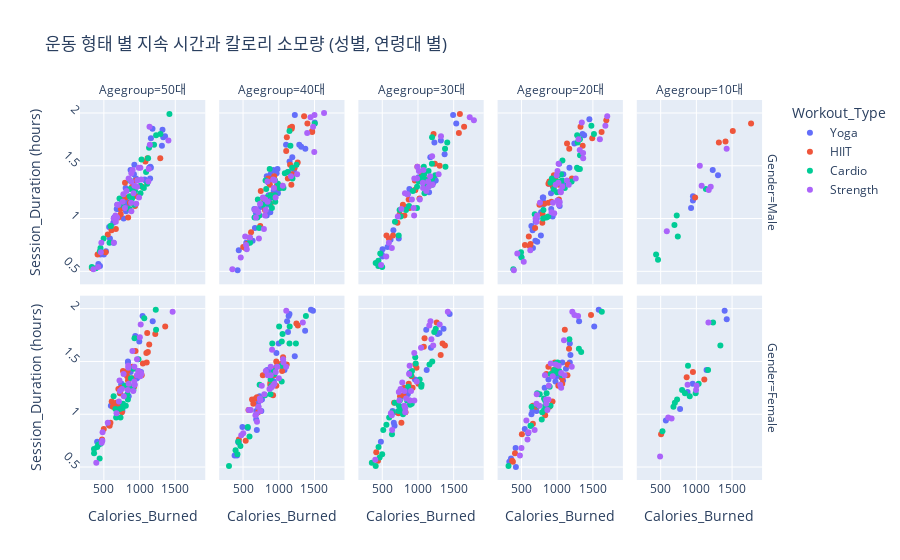

The code cell stored with this chart in its notebook:
### Code cell
# 위 산점도를 성별과 연령대 별로 나눈 산점도
fig = px.scatter(gym_df, x='Calories_Burned', y='Session_Duration (hours)', 
                 color='Workout_Type', facet_row='Gender', facet_col='Agegroup', 
                 title="운동 형태 별 지속 시간과 칼로리 소모량 (성별, 연령대 별)")
# y축 라벨 회전 설정 (예: 45도)
fig.update_yaxes(tickangle=45)
fig.show()

### Figure 1 — Plotly figure (JSON) as saved in the notebook; plotly's stock layout.template omitted (floating-point values rounded to 4 significant figures)
{"data": [{"hovertemplate": "Workout_Type=Yoga<br>Gender=Male<br>Agegroup=50대<br>Calories_Burned=%{x}<br>Session_Duration (hours)=%{y}<extra></extra>", "legendgroup": "Yoga", "marker": {"color": "#636efa", "symbol": "circle"}, "mode": "markers", "name": "Yoga", "orientation": "v", "showlegend": true, "x": [1313.0, 805.0, 1357.0, 446.0, 500.0, 811.0, 451.0, 1151.0, 574.0, 813.0, 707.0, 1071.0, 680.0, 632.0, 1136.0, 874.0, 585.0, 1321.0, 810.0, 639.0, 927.0, 1084.0, 1332.0, 529.0, 830.0, 789.0, 1158.0, 753.0, 688.0, 796.0, 777.0, 950.0, 423.0, 645.0, 1148.0, 1159.0, 1181.0, 637.0, 815.0, 921.0], "xaxis": "x6", "y": [1.69, 1.29, 1.78, 0.55, 0.66, 1.17, 0.66, 1.49, 0.92, 1.08, 1.09, 1.37, 1.09, 0.96, 1.48, 1.46, 0.81, 1.84, 1.07, 1.0, 1.51, 1.36, 1.77, 0.69, 1.14, 1.19, 1.48, 1.17, 1.13, 1.14, 1.0, 1.38, 0.57, 1.01, 1.38, 1.76, 1.85, 0.77, 1.09, 1.42], "yaxis": "y6", "type": "scatter"}, {"hovertemplate": "Workout_Type=Yoga<br>Gender=Male<br>Agegroup=40대<br>Calories_Burned=%{x}<br>Session_Duration (hours)=%{y}<extra></extra>", "legendgroup": "Yoga", "marker": {"color": "#636efa", "symbol": "circle"}, "mode": "markers", "name": "Yoga", "orientation": "v", "showlegend": false, "x": [962.0, 864.0, 744.0, 424.0, 858.0, 1503.0, 1214.0, 886.0, 925.0, 832.0, 970.0, 440.0, 995.0, 545.0, 658.0, 1151.0, 1133.0, 868.0, 1314.0, 851.0, 831.0, 1287.0, 881.0, 856.0, 1225.0, 988.0, 929.0, 982.0, 1372.0, 666.0, 747.0, 876.0, 1102.0, 1189.0, 634.0, 681.0], "xaxis": "x7", "y": [1.45, 1.18, 1.13, 0.51, 1.22, 1.91, 1.46, 1.42, 1.46, 1.4, 1.43, 0.7, 1.28, 0.77, 1.09, 1.54, 1.44, 1.37, 1.68, 1.13, 1.03, 1.7, 1.06, 1.34, 1.98, 1.24, 1.26, 1.47, 1.66, 0.91, 1.11, 1.06, 1.7, 1.58, 0.79, 1.05], "yaxis": "y7", "type": "scatter"}, {"hovertemplate": "Workout_Type=Yoga<br>Gender=Male<br>Agegroup=30대<br>Calories_Burned=%{x}<br>Session_Duration (hours)=%{y}<extra></extra>", "legendgroup": "Yoga", "marker": {"color": "#636efa", "symbol": "circle"}, "mode": "markers", "name": "Yoga", "orientation": "v", "showlegend": false, "x": [880.0, 1373.0, 842.0, 1075.0, 616.0, 1009.0, 500.0, 574.0, 1155.0, 731.0, 1492.0, 1321.0, 1173.0, 1216.0, 1249.0, 1536.0, 504.0, 859.0, 494.0, 656.0, 1230.0], "xaxis": "x8", "y": [1.28, 1.61, 1.11, 1.33, 0.8, 1.39, 0.64, 0.73, 1.25, 0.81, 1.98, 1.74, 1.58, 1.34, 1.36, 1.9, 0.71, 1.23, 0.66, 0.89, 1.72], "yaxis": "y8", "type": "scatter"}, {"hovertemplate": "Workout_Type=Yoga<br>Gender=Male<br>Agegroup=20대<br>Calories_Burned=%{x}<br>Session_Duration (hours)=%{y}<extra></extra>", "legendgroup": "Yoga", "marker": {"color": "#636efa", "symbol": "circle"}, "mode": "markers", "name": "Yoga", "orientation": "v", "showlegend": false, "x": [1195.0, 721.0, 772.0, 917.0, 804.0, 805.0, 799.0, 1241.0, 772.0, 496.0, 715.0, 1356.0, 699.0, 639.0, 937.0, 656.0, 1028.0, 661.0, 1086.0, 1172.0, 802.0, 775.0, 695.0, 1378.0, 885.0, 1451.0, 1031.0, 944.0, 914.0, 1104.0, 1035.0], "xaxis": "x9", "y": [1.35, 0.78, 0.84, 1.09, 1.16, 1.2, 1.2, 1.71, 1.15, 0.64, 1.0, 1.8, 0.97, 0.93, 1.02, 0.89, 1.52, 0.72, 1.42, 1.48, 1.13, 1.06, 0.79, 1.79, 1.33, 1.94, 1.15, 1.3, 1.24, 1.32, 1.12], "yaxis": "y9", "type": "scatter"}, {"hovertemplate": "Workout_Type=Yoga<br>Gender=Male<br>Agegroup=10대<br>Calories_Burned=%{x}<br>Session_Duration (hours)=%{y}<extra></extra>", "legendgroup": "Yoga", "marker": {"color": "#636efa", "symbol": "circle"}, "mode": "markers", "name": "Yoga", "orientation": "v", "showlegend": false, "x": [1303.0, 926.0, 952.0, 1229.0, 952.0], "xaxis": "x10", "y": [1.41, 1.1, 1.21, 1.46, 1.17], "yaxis": "y10", "type": "scatter"}, {"hovertemplate": "Workout_Type=Yoga<br>Gender=Female<br>Agegroup=50대<br>Calories_Burned=%{x}<br>Session_Duration (hours)=%{y}<extra></extra>", "legendgroup": "Yoga", "marker": {"color": "#636efa", "symbol": "circle"}, "mode": "markers", "name": "Yoga", "orientation": "v", "showlegend": false, "x": [848.0, 1021.0, 666.0, 598.0, 567.0, 876.0, 714.0, 838.0, 724.0, 1042.0, 940.0, 718.0, 768.0, 737.0, 743.0, 1184.0, 837.0, 983.0, 749.0, 965.0, 406.0, 996.0, 760.0], "xaxis": "x", "y": [1.17, 1.4, 1.08, 1.08, 0.9, 1.4, 1.03, 1.49, 1.2, 1.93, 1.74, 1.1, 1.08, 1.03, 1.28, 1.88, 1.5, 1.41, 1.29, 1.34, 0.74, 1.69, 1.03], "yaxis": "y", "type": "scatter"}, {"hovertemplate": "Workout_Type=Yoga<br>Gender=Female<br>Agegroup=40대<br>Calories_Burned=%{x}<br>Session_Duration (hours)=%{y}<extra></extra>", "legendgroup": "Yoga", "marker": {"color": "#636efa", "symbol": "circle"}, "mode": "markers", "name": "Yoga", "orientation": "v", "showlegend": false, "x": [1080.0, 1129.0, 1369.0, 1479.0, 837.0, 1150.0, 967.0, 686.0, 959.0, 1224.0, 713.0, 832.0, 764.0, 1451.0, 440.0, 491.0, 1012.0, 931.0, 382.0, 415.0, 759.0, 684.0, 693.0, 709.0, 1138.0, 566.0, 732.0, 999.0, 875.0, 756.0, 898.0, 433.0, 1117.0], "xaxis": "x2", "y": [1.42, 1.78, 1.79, 1.98, 1.42, 1.95, 1.58, 1.03, 1.44, 1.55, 1.07, 1.4, 1.14, 1.99, 0.73, 0.88, 1.46, 1.31, 0.61, 0.61, 1.14, 0.95, 0.85, 1.11, 1.93, 0.87, 1.17, 1.67, 1.42, 1.03, 1.34, 0.74, 1.88], "yaxis": "y2", "type": "scatter"}, {"hovertemplate": "Workout_Type=Yoga<br>Gender=Female<br>Agegroup=30대<br>Calories_Burned=%{x}<br>Session_Duration (hours)=%{y}<extra></extra>", "legendgroup": "Yoga", "marker": {"color": "#636efa", "symbol": "circle"}, "mode": "markers", "name": "Yoga", "orientation": "v", "showlegend": false, "x": [1122.0, 1358.0, 786.0, 1443.0, 1182.0, 662.0, 881.0, 1301.0, 886.0, 644.0, 859.0, 766.0, 1116.0, 1276.0, 857.0, 672.0, 958.0, 481.0, 883.0, 699.0], "xaxis": "x3", "y": [1.42, 1.81, 1.07, 1.95, 1.63, 0.92, 1.13, 1.77, 1.23, 1.03, 1.21, 1.17, 1.8, 1.76, 1.19, 0.89, 1.33, 0.74, 1.39, 1.02], "yaxis": "y3", "type": "scatter"}, {"hovertemplate": "Workout_Type=Yoga<br>Gender=Female<br>Agegroup=20대<br>Calories_Burned=%{x}<br>Session_Duration (hours)=%{y}<extra></extra>", "legendgroup": "Yoga", "marker": {"color": "#636efa", "symbol": "circle"}, "mode": "markers", "name": "Yoga", "orientation": "v", "showlegend": false, "x": [654.0, 546.0, 1073.0, 1082.0, 418.0, 1177.0, 1053.0, 1177.0, 1123.0, 422.0, 825.0, 1186.0, 330.0, 640.0, 986.0, 1582.0, 594.0, 711.0, 878.0, 1519.0, 1307.0, 976.0, 354.0], "xaxis": "x4", "y": [1.03, 0.86, 1.49, 1.32, 0.68, 1.49, 1.35, 1.67, 1.43, 0.5, 1.25, 1.56, 0.55, 1.0, 1.36, 1.99, 0.82, 1.03, 1.33, 1.83, 1.88, 1.31, 0.58], "yaxis": "y4", "type": "scatter"}, {"hovertemplate": "Workout_Type=Yoga<br>Gender=Female<br>Agegroup=10대<br>Calories_Burned=%{x}<br>Session_Duration (hours)=%{y}<extra></extra>", "legendgroup": "Yoga", "marker": {"color": "#636efa", "symbol": "circle"}, "mode": "markers", "name": "Yoga", "orientation": "v", "showlegend": false, "x": [772.0, 877.0, 1425.0, 1396.0, 1143.0, 948.0, 573.0], "xaxis": "x5", "y": [1.05, 1.21, 1.9, 1.98, 1.42, 1.29, 0.94], "yaxis": "y5", "type": "scatter"}, {"hovertemplate": "Workout_Type=HIIT<br>Gender=Male<br>Agegroup=50대<br>Calories_Burned=%{x}<br>Session_Duration (hours)=%{y}<extra></extra>", "legendgroup": "HIIT", "marker": {"color": "#EF553B", "symbol": "circle"}, "mode": "markers", "name": "HIIT", "orientation": "v", "showlegend": true, "x": [865.0, 608.0, 1082.0, 802.0, 1111.0, 739.0, 949.0, 333.0, 840.0, 1036.0, 555.0, 964.0, 412.0, 796.0, 705.0, 525.0, 894.0, 937.0, 668.0, 924.0, 779.0, 736.0, 1290.0], "xaxis": "x6", "y": [1.15, 0.89, 1.54, 1.2, 1.57, 1.09, 1.36, 0.53, 1.01, 1.3, 0.85, 1.21, 0.66, 1.34, 1.01, 0.68, 1.3, 1.12, 0.9, 1.22, 1.21, 1.04, 1.57], "yaxis": "y6", "type": "scatter"}, {"hovertemplate": "Workout_Type=HIIT<br>Gender=Male<br>Agegroup=40대<br>Calories_Burned=%{x}<br>Session_Duration (hours)=%{y}<extra></extra>", "legendgroup": "HIIT", "marker": {"color": "#EF553B", "symbol": "circle"}, "mode": "markers", "name": "HIIT", "orientation": "v", "showlegend": false, "x": [593.0, 794.0, 502.0, 1104.0, 1176.0, 854.0, 1265.0, 936.0, 1181.0, 1022.0, 1223.0, 1468.0, 886.0, 1160.0, 973.0, 900.0, 1185.0, 612.0, 1401.0, 1467.0, 876.0, 1009.0, 1355.0, 748.0, 1188.0, 741.0, 1159.0, 807.0, 1012.0, 531.0, 1044.0, 557.0, 1113.0, 1127.0], "xaxis": "x7", "y": [0.82, 1.18, 0.73, 1.64, 1.32, 1.38, 1.53, 1.4, 1.85, 1.3, 1.48, 1.82, 1.14, 1.86, 1.31, 1.22, 1.87, 0.87, 1.9, 1.83, 1.32, 1.29, 1.97, 1.26, 1.42, 0.93, 1.51, 1.08, 1.31, 0.72, 1.31, 0.76, 1.77, 1.38], "yaxis": "y7", "type": "scatter"}, {"hovertemplate": "Workout_Type=HIIT<br>Gender=Male<br>Agegroup=30대<br>Calories_Burned=%{x}<br>Session_Duration (hours)=%{y}<extra></extra>", "legendgroup": "HIIT", "marker": {"color": "#EF553B", "symbol": "circle"}, "mode": "markers", "name": "HIIT", "orientation": "v", "showlegend": false, "x": [964.0, 1237.0, 1304.0, 1587.0, 1021.0, 744.0, 593.0, 1145.0, 992.0, 1218.0, 1055.0, 810.0, 957.0, 972.0, 1646.0, 957.0, 651.0, 1078.0, 789.0, 870.0, 1025.0, 1573.0, 559.0, 713.0, 883.0], "xaxis": "x8", "y": [1.27, 1.52, 1.5, 1.99, 1.19, 1.04, 0.81, 1.37, 1.49, 1.8, 1.41, 1.03, 1.27, 1.37, 1.87, 1.36, 0.84, 1.4, 1.13, 1.18, 1.36, 1.81, 0.84, 0.96, 1.1], "yaxis": "y8", "type": "scatter"}, {"hovertemplate": "Workout_Type=HIIT<br>Gender=Male<br>Agegroup=20대<br>Calories_Burned=%{x}<br>Session_Duration (hours)=%{y}<extra></extra>", "legendgroup": "HIIT", "marker": {"color": "#EF553B", "symbol": "circle"}, "mode": "markers", "name": "HIIT", "orientation": "v", "showlegend": false, "x": [1688.0, 1357.0, 1207.0, 603.0, 1138.0, 1025.0, 919.0, 878.0, 891.0, 795.0, 627.0, 937.0, 1622.0, 615.0, 1169.0, 972.0, 752.0, 821.0, 954.0, 1024.0, 1491.0, 792.0, 879.0, 691.0, 951.0, 549.0, 1327.0], "xaxis": "x9", "y": [1.93, 1.69, 1.38, 0.83, 1.71, 1.18, 1.16, 1.33, 1.35, 1.04, 0.76, 1.31, 1.82, 0.74, 1.66, 1.37, 1.13, 1.14, 1.41, 1.32, 1.76, 0.96, 1.15, 0.91, 1.29, 0.75, 1.87], "yaxis": "y9", "type": "scatter"}, {"hovertemplate": "Workout_Type=HIIT<br>Gender=Male<br>Agegroup=10대<br>Calories_Burned=%{x}<br>Session_Duration (hours)=%{y}<extra></extra>", "legendgroup": "HIIT", "marker": {"color": "#EF553B", "symbol": "circle"}, "mode": "markers", "name": "HIIT", "orientation": "v", "showlegend": false, "x": [1315.0, 1510.0, 1408.0, 983.0, 1766.0], "xaxis": "x10", "y": [1.72, 1.83, 1.73, 1.2, 1.9], "yaxis": "y10", "type": "scatter"}, {"hovertemplate": "Workout_Type=HIIT<br>Gender=Female<br>Agegroup=50대<br>Calories_Burned=%{x}<br>Session_Duration (hours)=%{y}<extra></extra>", "legendgroup": "HIIT", "marker": {"color": "#EF553B", "symbol": "circle"}, "mode": "markers", "name": "HIIT", "orientation": "v", "showlegend": false, "x": [1116.0, 1030.0, 1046.0, 924.0, 1095.0, 703.0, 900.0, 610.0, 1359.0, 742.0, 1100.0, 943.0, 720.0, 663.0, 729.0, 499.0, 898.0, 768.0, 711.0, 753.0, 831.0, 592.0, 826.0, 806.0, 674.0, 626.0, 581.0, 1220.0, 1107.0, 475.0, 713.0, 1135.0, 753.0, 838.0], "xaxis": "x", "y": [1.59, 1.37, 1.48, 1.26, 1.58, 1.24, 1.45, 1.12, 1.83, 1.25, 1.49, 1.6, 1.24, 1.06, 1.2, 0.86, 1.34, 1.41, 1.06, 1.08, 1.41, 0.92, 1.36, 1.17, 1.11, 1.07, 0.89, 1.76, 1.77, 0.76, 1.05, 1.66, 1.02, 1.32], "yaxis": "y", "type": "scatter"}, {"hovertemplate": "Workout_Type=HIIT<br>Gender=Female<br>Agegroup=40대<br>Calories_Burned=%{x}<br>Session_Duration (hours)=%{y}<extra></extra>", "legendgroup": "HIIT", "marker": {"color": "#EF553B", "symbol": "circle"}, "mode": "markers", "name": "HIIT", "orientation": "v", "showlegend": false, "x": [883.0, 711.0, 644.0, 937.0, 1267.0, 1047.0, 979.0, 694.0, 939.0, 678.0, 626.0, 1247.0, 1060.0, 920.0, 881.0, 777.0, 1111.0, 441.0, 966.0, 537.0, 1046.0, 576.0, 965.0], "xaxis": "x2", "y": [1.3, 1.02, 1.1, 1.37, 1.84, 1.41, 1.48, 1.16, 1.42, 1.15, 1.14, 1.86, 1.54, 1.18, 1.28, 1.37, 1.47, 0.76, 1.27, 0.75, 1.48, 1.04, 1.5], "yaxis": "y2", "type": "scatter"}, {"hovertemplate": "Workout_Type=HIIT<br>Gender=Female<br>Agegroup=30대<br>Calories_Burned=%{x}<br>Session_Duration (hours)=%{y}<extra></extra>", "legendgroup": "HIIT", "marker": {"color": "#EF553B", "symbol": "circle"}, "mode": "markers", "name": "HIIT", "orientation": "v", "showlegend": false, "x": [925.0, 871.0, 440.0, 963.0, 1262.0, 416.0, 979.0, 796.0, 1006.0, 666.0, 911.0, 1318.0, 768.0, 906.0, 1344.0, 806.0, 749.0, 826.0, 1082.0, 1092.0, 1378.0, 727.0], "xaxis": "x3", "y": [1.25, 1.29, 0.56, 1.47, 1.87, 0.64, 1.44, 1.18, 1.29, 1.11, 1.36, 1.56, 0.92, 1.25, 1.67, 1.25, 1.17, 1.02, 1.64, 1.72, 1.65, 1.01], "yaxis": "y3", "type": "scatter"}, {"hovertemplate": "Workout_Type=HIIT<br>Gender=Female<br>Agegroup=20대<br>Calories_Burned=%{x}<br>Session_Duration (hours)=%{y}<extra></extra>", "legendgroup": "HIIT", "marker": {"color": "#EF553B", "symbol": "circle"}, "mode": "markers", "name": "HIIT", "orientation": "v", "showlegend": false, "x": [837.0, 370.0, 1147.0, 410.0, 832.0, 506.0, 1166.0, 1474.0, 944.0, 980.0, 1071.0, 1072.0, 1016.0, 935.0, 1144.0, 849.0, 968.0, 380.0, 660.0, 877.0, 659.0, 1107.0, 893.0, 706.0], "xaxis": "x4", "y": [1.04, 0.56, 1.47, 0.63, 0.99, 0.81, 1.62, 1.94, 1.42, 1.42, 1.29, 1.34, 1.27, 1.12, 1.37, 1.38, 1.49, 0.55, 0.91, 1.45, 1.08, 1.8, 1.07, 1.07], "yaxis": "y4", "type": "scatter"}, {"hovertemplate": "Workout_Type=HIIT<br>Gender=Female<br>Agegroup=10대<br>Calories_Burned=%{x}<br>Session_Duration (hours)=%{y}<extra></extra>", "legendgroup": "HIIT", "marker": {"color": "#EF553B", "symbol": "circle"}, "mode": "markers", "name": "HIIT", "orientation": "v", "showlegend": false, "x": [1111.0, 506.0, 952.0, 864.0], "xaxis": "x5", "y": [1.33, 0.81, 1.4, 1.35], "yaxis": "y5", "type": "scatter"}, {"hovertemplate": "Workout_Type=Cardio<br>Gender=Male<br>Agegroup=50대<br>Calories_Burned=%{x}<br>Session_Duration (hours)=%{y}<extra></extra>", "legendgroup": "Cardio", "marker": {"color": "#00cc96", "symbol": "circle"}, "mode": "markers", "name": "Cardio", "orientation": "v", "showlegend": true, "x": [1013.0, 1133.0, 750.0, 936.0, 1106.0, 1119.0, 1292.0, 579.0, 594.0, 1012.0, 497.0, 1232.0, 923.0, 598.0, 868.0, 444.0, 1203.0, 453.0, 331.0, 1060.0, 868.0, 1091.0, 719.0, 388.0, 858.0, 895.0, 1027.0, 1418.0, 862.0], "xaxis": "x6", "y": [1.24, 1.67, 1.13, 1.26, 1.33, 1.57, 1.8, 0.77, 0.93, 1.31, 0.81, 1.79, 1.13, 0.93, 1.28, 0.69, 1.7, 0.72, 0.54, 1.29, 1.36, 1.44, 1.19, 0.53, 1.09, 1.19, 1.56, 1.99, 1.21], "yaxis": "y6", "type": "scatter"}, {"hovertemplate": "Workout_Type=Cardio<br>Gender=Male<br>Agegroup=40대<br>Calories_Burned=%{x}<br>Session_Duration (hours)=%{y}<extra></extra>", "legendgroup": "Cardio", "marker": {"color": "#00cc96", "symbol": "circle"}, "mode": "markers", "name": "Cardio", "orientation": "v", "showlegend": false, "x": [777.0, 824.0, 1126.0, 988.0, 815.0, 820.0, 660.0, 1163.0, 729.0, 796.0, 822.0, 1187.0, 875.0, 1505.0, 707.0, 1192.0, 1085.0, 700.0, 921.0, 873.0, 725.0, 946.0, 1066.0, 949.0, 1150.0, 904.0, 1248.0, 951.0, 1015.0, 888.0, 598.0, 762.0], "xaxis": "x7", "y": [1.13, 1.28, 1.44, 1.33, 1.36, 1.2, 1.01, 1.69, 1.03, 1.14, 1.17, 1.48, 1.14, 1.9, 1.18, 1.38, 1.43, 1.01, 1.2, 1.47, 0.91, 1.22, 1.29, 1.36, 1.83, 1.1, 1.51, 1.16, 1.29, 1.22, 0.77, 1.14], "yaxis": "y7", "type": "scatter"}, {"hovertemplate": "Workout_Type=Cardio<br>Gender=Male<br>Agegroup=30대<br>Calories_Burned=%{x}<br>Session_Duration (hours)=%{y}<extra></extra>", "legendgroup": "Cardio", "marker": {"color": "#00cc96", "symbol": "circle"}, "mode": "markers", "name": "Cardio", "orientation": "v", "showlegend": false, "x": [1385.0, 875.0, 743.0, 678.0, 499.0, 832.0, 1195.0, 929.0, 987.0, 1100.0, 1086.0, 448.0, 1379.0, 730.0, 1199.0, 757.0, 472.0, 1091.0, 1081.0, 1410.0, 408.0, 1148.0, 1082.0, 445.0, 1197.0, 446.0, 1241.0, 1047.0, 986.0, 1010.0, 1198.0, 1104.0], "xaxis": "x8", "y": [1.49, 1.12, 1.08, 0.97, 0.54, 1.08, 1.52, 1.26, 1.3, 1.37, 1.42, 0.57, 1.66, 0.84, 1.38, 1.02, 0.67, 1.24, 1.31, 1.72, 0.58, 1.45, 1.49, 0.55, 1.77, 0.6, 1.41, 1.39, 1.1, 1.35, 1.32, 1.32], "yaxis": "y8", "type": "scatter"}, {"hovertemplate": "Workout_Type=Cardio<br>Gender=Male<br>Agegroup=20대<br>Calories_Burned=%{x}<br>Session_Duration (hours)=%{y}<extra></extra>", "legendgroup": "Cardio", "marker": {"color": "#00cc96", "symbol": "circle"}, "mode": "markers", "name": "Cardio", "orientation": "v", "showlegend": false, "x": [808.0, 1016.0, 1318.0, 1150.0, 1070.0, 1074.0, 1280.0, 980.0, 502.0, 1054.0, 1278.0, 1203.0, 1479.0, 997.0, 386.0, 1107.0, 907.0, 686.0, 850.0, 1319.0, 1515.0, 1320.0, 875.0, 926.0, 1025.0, 1294.0, 803.0, 1287.0, 494.0, 950.0], "xaxis": "x9", "y": [1.08, 1.41, 1.47, 1.34, 1.36, 1.55, 1.79, 1.35, 0.63, 1.42, 1.48, 1.35, 1.88, 1.25, 0.52, 1.29, 1.34, 1.04, 1.01, 1.75, 1.8, 1.6, 1.02, 1.38, 1.35, 1.47, 1.0, 1.72, 0.68, 1.28], "yaxis": "y9", "type": "scatter"}, {"hovertemplate": "Workout_Type=Cardio<br>Gender=Male<br>Agegroup=10대<br>Calories_Burned=%{x}<br>Session_Duration (hours)=%{y}<extra></extra>", "legendgroup": "Cardio", "marker": {"color": "#00cc96", "symbol": "circle"}, "mode": "markers", "name": "Cardio", "orientation": "v", "showlegend": false, "x": [1133.0, 740.0, 463.0, 436.0, 725.0, 693.0], "xaxis": "x10", "y": [1.28, 0.83, 0.61, 0.66, 1.03, 0.94], "yaxis": "y10", "type": "scatter"}, {"hovertemplate": "Workout_Type=Cardio<br>Gender=Female<br>Agegroup=50대<br>Calories_Burned=%{x}<br>Session_Duration (hours)=%{y}<extra></extra>", "legendgroup": "Cardio", "marker": {"color": "#00cc96", "symbol": "circle"}, "mode": "markers", "name": "Cardio", "orientation": "v", "showlegend": false, "x": [879.0, 363.0, 1231.0, 441.0, 913.0, 362.0, 852.0, 767.0, 763.0, 880.0, 407.0, 830.0, 914.0, 794.0, 637.0, 672.0, 422.0, 733.0, 985.0, 807.0, 662.0, 454.0, 836.0, 723.0, 1066.0, 1001.0, 1227.0, 929.0], "xaxis": "x", "y": [1.26, 0.63, 1.8, 0.58, 1.23, 0.67, 1.27, 1.1, 1.06, 1.34, 0.69, 1.19, 1.43, 1.27, 1.17, 0.97, 0.71, 0.97, 1.52, 1.08, 1.05, 0.72, 1.14, 1.05, 1.91, 1.39, 1.99, 1.72], "yaxis": "y", "type": "scatter"}, {"hovertemplate": "Workout_Type=Cardio<br>Gender=Female<br>Agegroup=40대<br>Calories_Burned=%{x}<br>Session_Duration (hours)=%{y}<extra></extra>", "legendgroup": "Cardio", "marker": {"color": "#00cc96", "symbol": "circle"}, "mode": "markers", "name": "Cardio", "orientation": "v", "showlegend": false, "x": [895.0, 884.0, 1150.0, 421.0, 875.0, 1041.0, 1042.0, 1038.0, 1153.0, 732.0, 1380.0, 566.0, 395.0, 463.0, 886.0, 1053.0, 1240.0, 807.0, 933.0, 303.0, 938.0, 909.0, 590.0, 433.0, 1005.0], "xaxis": "x2", "y": [1.27, 1.19, 1.67, 0.62, 1.37, 1.31, 1.69, 1.46, 1.83, 1.28, 1.93, 0.88, 0.66, 0.7, 1.33, 1.76, 1.67, 1.18, 1.41, 0.51, 1.38, 1.67, 0.79, 0.74, 1.83], "yaxis": "y2", "type": "scatter"}, {"hovertemplate": "Workout_Type=Cardio<br>Gender=Female<br>Agegroup=30대<br>Calories_Burned=%{x}<br>Session_Duration (hours)=%{y}<extra></extra>", "legendgroup": "Cardio", "marker": {"color": "#00cc96", "symbol": "circle"}, "mode": "markers", "name": "Cardio", "orientation": "v", "showlegend": false, "x": [677.0, 969.0, 742.0, 888.0, 408.0, 1046.0, 1249.0, 734.0, 790.0, 803.0, 962.0, 1161.0, 792.0, 1024.0, 1200.0, 499.0, 448.0, 597.0, 913.0, 558.0, 904.0, 354.0, 463.0, 746.0, 1050.0, 916.0, 643.0, 847.0, 1228.0, 726.0, 863.0, 514.0, 636.0], "xaxis": "x3", "y": [1.11, 1.48, 1.03, 1.09, 0.51, 1.26, 1.81, 1.08, 1.0, 1.03, 1.54, 1.47, 1.07, 1.33, 1.5, 0.62, 0.69, 0.97, 1.1, 0.9, 1.37, 0.54, 0.59, 1.13, 1.28, 1.41, 1.02, 1.13, 1.78, 1.03, 1.26, 0.85, 0.81], "yaxis": "y3", "type": "scatter"}, {"hovertemplate": "Workout_Type=Cardio<br>Gender=Female<br>Agegroup=20대<br>Calories_Burned=%{x}<br>Session_Duration (hours)=%{y}<extra></extra>", "legendgroup": "Cardio", "marker": {"color": "#00cc96", "symbol": "circle"}, "mode": "markers", "name": "Cardio", "orientation": "v", "showlegend": false, "x": [816.0, 734.0, 832.0, 627.0, 1625.0, 790.0, 958.0, 1029.0, 994.0, 1304.0, 642.0, 907.0, 895.0, 1171.0, 632.0, 720.0, 319.0, 1006.0, 977.0, 756.0, 1069.0, 911.0, 1336.0, 831.0, 816.0, 784.0, 852.0], "xaxis": "x4", "y": [1.04, 1.08, 1.08, 0.89, 1.97, 1.02, 1.42, 1.41, 1.39, 1.62, 1.07, 1.08, 1.26, 1.71, 0.89, 1.2, 0.51, 1.49, 1.48, 1.19, 1.37, 1.38, 1.59, 1.13, 1.15, 0.95, 1.2], "yaxis": "y4", "type": "scatter"}, {"hovertemplate": "Workout_Type=Cardio<br>Gender=Female<br>Agegroup=10대<br>Calories_Burned=%{x}<br>Session_Duration (hours)=%{y}<extra></extra>", "legendgroup": "Cardio", "marker": {"color": "#00cc96", "symbol": "circle"}, "mode": "markers", "name": "Cardio", "orientation": "v", "showlegend": false, "x": [730.0, 990.0, 800.0, 699.0, 840.0, 525.0, 679.0, 1032.0, 1164.0, 1234.0, 883.0, 1336.0, 907.0], "xaxis": "x5", "y": [1.14, 1.2, 1.23, 1.11, 1.2, 0.84, 1.07, 1.29, 1.42, 1.87, 1.46, 1.65, 1.17], "yaxis": "y5", "type": "scatter"}, {"hovertemplate": "Workout_Type=Strength<br>Gender=Male<br>Agegroup=50대<br>Calories_Burned=%{x}<br>Session_Duration (hours)=%{y}<extra></extra>", "legendgroup": "Strength", "marker": {"color": "#ab63fa", "symbol": "circle"}, "mode": "markers", "name": "Strength", "orientation": "v", "showlegend": true, "x": [989.0, 773.0, 420.0, 667.0, 1404.0, 685.0, 639.0, 458.0, 885.0, 663.0, 903.0, 688.0, 353.0, 465.0, 1123.0, 885.0, 927.0, 817.0, 882.0, 882.0, 1144.0, 1011.0, 969.0, 1139.0, 847.0, 954.0, 1024.0, 1128.0, 915.0, 795.0, 640.0, 705.0, 965.0, 992.0, 764.0], "xaxis": "x6", "y": [1.48, 1.23, 0.54, 0.97, 1.74, 1.01, 1.0, 0.68, 1.07, 1.03, 1.46, 1.13, 0.52, 0.77, 1.35, 1.43, 1.31, 1.26, 1.15, 1.35, 1.7, 1.48, 1.36, 1.87, 1.38, 1.14, 1.37, 1.47, 1.24, 1.1, 0.77, 1.13, 1.3, 1.2, 1.16], "yaxis": "y6", "type": "scatter"}, {"hovertemplate": "Workout_Type=Strength<br>Gender=Male<br>Agegroup=40대<br>Calories_Burned=%{x}<br>Session_Duration (hours)=%{y}<extra></extra>", "legendgroup": "Strength", "marker": {"color": "#ab63fa", "symbol": "circle"}, "mode": "markers", "name": "Strength", "orientation": "v", "showlegend": false, "x": [1057.0, 956.0, 663.0, 530.0, 680.0, 778.0, 1481.0, 597.0, 680.0, 922.0, 722.0, 792.0, 806.0, 1171.0, 1500.0, 739.0, 932.0, 844.0, 842.0, 818.0, 1398.0, 1257.0, 350.0, 942.0, 1634.0, 714.0, 468.0, 552.0, 1497.0, 812.0, 1445.0, 542.0], "xaxis": "x7", "y": [1.31, 1.2, 1.08, 0.83, 1.09, 1.2, 1.87, 0.82, 1.01, 1.37, 0.81, 0.9, 1.03, 1.4, 1.98, 1.14, 1.29, 1.16, 1.35, 1.08, 1.81, 1.42, 0.52, 1.36, 2.0, 1.06, 0.63, 0.71, 1.63, 1.18, 1.96, 0.75], "yaxis": "y7", "type": "scatter"}, {"hovertemplate": "Workout_Type=Strength<br>Gender=Male<br>Agegroup=30대<br>Calories_Burned=%{x}<br>Session_Duration (hours)=%{y}<extra></extra>", "legendgroup": "Strength", "marker": {"color": "#ab63fa", "symbol": "circle"}, "mode": "markers", "name": "Strength", "orientation": "v", "showlegend": false, "x": [556.0, 1069.0, 1071.0, 852.0, 938.0, 949.0, 1289.0, 767.0, 1205.0, 1198.0, 634.0, 1170.0, 1725.0, 593.0, 946.0, 1322.0, 1076.0, 1151.0, 987.0, 915.0, 1013.0, 1143.0, 484.0, 1116.0, 1025.0, 992.0, 1783.0, 718.0, 818.0], "xaxis": "x8", "y": [0.64, 1.34, 1.29, 1.23, 1.1, 1.38, 1.42, 1.09, 1.32, 1.59, 0.72, 1.4, 1.96, 0.77, 1.03, 1.78, 1.46, 1.3, 1.38, 1.18, 1.45, 1.35, 0.56, 1.26, 1.18, 1.49, 1.93, 1.02, 1.24], "yaxis": "y8", "type": "scatter"}, {"hovertemplate": "Workout_Type=Strength<br>Gender=Male<br>Agegroup=20대<br>Calories_Burned=%{x}<br>Session_Duration (hours)=%{y}<extra></extra>", "legendgroup": "Strength", "marker": {"color": "#ab63fa", "symbol": "circle"}, "mode": "markers", "name": "Strength", "orientation": "v", "showlegend": false, "x": [532.0, 719.0, 1162.0, 1072.0, 1046.0, 1299.0, 1052.0, 1701.0, 624.0, 1034.0, 993.0, 1137.0, 442.0, 1020.0, 1005.0, 1316.0, 393.0, 1025.0, 710.0, 959.0, 1004.0, 1345.0, 921.0, 759.0, 1675.0, 1598.0, 1363.0, 698.0, 942.0, 980.0, 1017.0, 1364.0, 1260.0], "xaxis": "x9", "y": [0.59, 1.03, 1.32, 1.3, 1.26, 1.75, 1.25, 1.97, 0.7, 1.16, 1.41, 1.36, 0.67, 1.52, 1.45, 1.65, 0.51, 1.13, 0.97, 1.05, 1.17, 1.91, 1.06, 1.15, 1.88, 1.75, 1.62, 1.0, 1.15, 1.32, 1.34, 1.57, 1.38], "yaxis": "y9", "type": "scatter"}, {"hovertemplate": "Workout_Type=Strength<br>Gender=Male<br>Agegroup=10대<br>Calories_Burned=%{x}<br>Session_Duration (hours)=%{y}<extra></extra>", "legendgroup": "Strength", "marker": {"color": "#ab63fa", "symbol": "circle"}, "mode": "markers", "name": "Strength", "orientation": "v", "showlegend": false, "x": [1048.0, 1201.0, 1424.0, 1074.0, 586.0, 1173.0], "xaxis": "x10", "y": [1.5, 1.3, 1.66, 1.31, 0.88, 1.27], "yaxis": "y10", "type": "scatter"}, {"hovertemplate": "Workout_Type=Strength<br>Gender=Female<br>Agegroup=50대<br>Calories_Burned=%{x}<br>Session_Duration (hours)=%{y}<extra></extra>", "legendgroup": "Strength", "marker": {"color": "#ab63fa", "symbol": "circle"}, "mode": "markers", "name": "Strength", "orientation": "v", "showlegend": false, "x": [836.0, 1004.0, 1020.0, 677.0, 900.0, 1010.0, 964.0, 1016.0, 842.0, 482.0, 555.0, 725.0, 753.0, 926.0, 779.0, 1025.0, 933.0, 962.0, 927.0, 848.0, 776.0, 983.0, 479.0, 719.0, 394.0, 841.0, 711.0, 911.0, 927.0, 470.0, 1463.0], "xaxis": "x", "y": [1.23, 1.73, 1.39, 1.01, 1.6, 1.36, 1.52, 1.85, 1.44, 0.83, 0.92, 1.22, 1.24, 1.31, 1.17, 1.38, 1.28, 1.37, 1.45, 1.29, 1.38, 1.41, 0.75, 1.32, 0.54, 1.46, 1.12, 1.22, 1.28, 0.73, 1.97], "yaxis": "y", "type": "scatter"}, {"hovertemplate": "Workout_Type=Strength<br>Gender=Female<br>Agegroup=40대<br>Calories_Burned=%{x}<br>Session_Duration (hours)=%{y}<extra></extra>", "legendgroup": "Strength", "marker": {"color": "#ab63fa", "symbol": "circle"}, "mode": "markers", "name": "Strength", "orientation": "v", "showlegend": false, "x": [742.0, 580.0, 1103.0, 735.0, 819.0, 870.0, 1337.0, 979.0, 940.0, 1060.0, 684.0, 1105.0, 1066.0, 888.0, 845.0, 608.0, 894.0, 920.0, 958.0, 502.0, 887.0, 762.0, 798.0, 475.0, 906.0, 695.0, 742.0, 717.0, 673.0, 1001.0], "xaxis": "x2", "y": [1.13, 1.04, 1.45, 1.15, 1.41, 1.24, 1.87, 1.45, 1.29, 1.52, 1.0, 1.98, 1.49, 1.37, 1.37, 1.04, 1.25, 1.27, 1.4, 0.82, 1.45, 1.27, 1.19, 0.8, 1.61, 0.93, 1.03, 1.07, 0.99, 1.34], "yaxis": "y2", "type": "scatter"}, {"hovertemplate": "Workout_Type=Strength<br>Gender=Female<br>Agegroup=30대<br>Calories_Burned=%{x}<br>Session_Duration (hours)=%{y}<extra></extra>", "legendgroup": "Strength", "marker": {"color": "#ab63fa", "symbol": "circle"}, "mode": "markers", "name": "Strength", "orientation": "v", "showlegend": false, "x": [740.0, 1418.0, 756.0, 887.0, 732.0, 982.0, 949.0, 903.0, 1175.0, 638.0, 1159.0, 948.0, 780.0, 1304.0, 834.0, 883.0, 822.0, 810.0, 634.0, 1188.0, 821.0, 1043.0, 621.0, 1213.0, 811.0, 876.0, 402.0], "xaxis": "x3", "y": [1.13, 1.97, 1.24, 1.13, 1.21, 1.31, 1.13, 1.22, 1.88, 0.85, 1.84, 1.58, 1.3, 1.85, 1.15, 1.46, 1.06, 1.08, 0.99, 1.71, 1.02, 1.63, 1.01, 1.65, 1.22, 1.38, 0.57], "yaxis": "y3", "type": "scatter"}, {"hovertemplate": "Workout_Type=Strength<br>Gender=Female<br>Agegroup=20대<br>Calories_Burned=%{x}<br>Session_Duration (hours)=%{y}<extra></extra>", "legendgroup": "Strength", "marker": {"color": "#ab63fa", "symbol": "circle"}, "mode": "markers", "name": "Strength", "orientation": "v", "showlegend": false, "x": [751.0, 844.0, 1043.0, 1056.0, 1212.0, 598.0, 863.0, 1096.0, 1103.0, 1056.0, 1293.0, 883.0, 569.0, 684.0, 1204.0, 710.0, 910.0, 878.0, 1022.0, 714.0, 978.0, 847.0, 938.0, 585.0, 829.0, 1242.0, 500.0, 479.0], "xaxis": "x4", "y": [1.08, 1.14, 1.28, 1.39, 1.97, 0.83, 1.04, 1.7, 1.37, 1.25, 1.93, 1.27, 0.94, 0.85, 1.45, 1.1, 1.48, 1.14, 1.46, 1.19, 1.47, 1.1, 1.36, 0.76, 1.37, 1.94, 0.68, 0.61], "yaxis": "y4", "type": "scatter"}, {"hovertemplate": "Workout_Type=Strength<br>Gender=Female<br>Agegroup=10대<br>Calories_Burned=%{x}<br>Session_Duration (hours)=%{y}<extra></extra>", "legendgroup": "Strength", "marker": {"color": "#ab63fa", "symbol": "circle"}, "mode": "markers", "name": "Strength", "orientation": "v", "showlegend": false, "x": [1003.0, 877.0, 1169.0, 653.0, 996.0, 492.0, 606.0], "xaxis": "x5", "y": [1.27, 1.28, 1.87, 0.96, 1.23, 0.6, 0.97], "yaxis": "y5", "type": "scatter"}], "layout": {"xaxis": {"anchor": "y", "domain": [0.0, 0.18], "title": {"text": "Calories_Burned"}}, "yaxis": {"anchor": "x", "domain": [0.0, 0.485], "title": {"text": "Session_Duration (hours)"}, "tickangle": 45}, "xaxis2": {"anchor": "y2", "domain": [0.2, 0.38], "matches": "x", "title": {"text": "Calories_Burned"}}, "yaxis2": {"anchor": "x2", "domain": [0.0, 0.485], "matches": "y", "showticklabels": false, "tickangle": 45}, "xaxis3": {"anchor": "y3", "domain": [0.4, 0.58], "matches": "x", "title": {"text": "Calories_Burned"}}, "yaxis3": {"anchor": "x3", "domain": [0.0, 0.485], "matches": "y", "showticklabels": false, "tickangle": 45}, "xaxis4": {"anchor": "y4", "domain": [0.6, 0.78], "matches": "x", "title": {"text": "Calories_Burned"}}, "yaxis4": {"anchor": "x4", "domain": [0.0, 0.485], "matches": "y", "showticklabels": false, "tickangle": 45}, "xaxis5": {"anchor": "y5", "domain": [0.8, 0.98], "matches": "x", "title": {"text": "Calories_Burned"}}, "yaxis5": {"anchor": "x5", "domain": [0.0, 0.485], "matches": "y", "showticklabels": false, "tickangle": 45}, "xaxis6": {"anchor": "y6", "domain": [0.0, 0.18], "matches": "x", "showticklabels": false}, "yaxis6": {"anchor": "x6", "domain": [0.515, 1.0], "matches": "y", "title": {"text": "Session_Duration (hours)"}, "tickangle": 45}, "xaxis7": {"anchor": "y7", "domain": [0.2, 0.38], "matches": "x", "showticklabels": false}, "yaxis7": {"anchor": "x7", "domain": [0.515, 1.0], "matches": "y", "showticklabels": false, "tickangle": 45}, "xaxis8": {"anchor": "y8", "domain": [0.4, 0.58], "matches": "x", "showticklabels": false}, "yaxis8": {"anchor": "x8", "domain": [0.515, 1.0], "matches": "y", "showticklabels": false, "tickangle": 45}, "xaxis9": {"anchor": "y9", "domain": [0.6, 0.78], "matches": "x", "showticklabels": false}, "yaxis9": {"anchor": "x9", "domain": [0.515, 1.0], "matches": "y", "showticklabels": false, "tickangle": 45}, "xaxis10": {"anchor": "y10", "domain": [0.8, 0.98], "matches": "x", "showticklabels": false}, "yaxis10": {"anchor": "x10", "domain": [0.515, 1.0], "matches": "y", "showticklabels": false, "tickangle": 45}, "annotations": [{"font": {}, "showarrow": false, "text": "Agegroup=50대", "x": 0.09, "xanchor": "center", "xref": "paper", "y": 1.0, "yanchor": "bottom", "yref": "paper"}, {"font": {}, "showarrow": false, "text": "Agegroup=40대", "x": 0.29, "xanchor": "center", "xref": "paper", "y": 1.0, "yanchor": "bottom", "yref": "paper"}, {"font": {}, "showarrow": false, "text": "Agegroup=30대", "x": 0.49, "xanchor": "center", "xref": "paper", "y": 1.0, "yanchor": "bottom", "yref": "paper"}, {"font": {}, "showarrow": false, "text": "Agegroup=20대", "x": 0.69, "xanchor": "center", "xref": "paper", "y": 1.0, "yanchor": "bottom", "yref": "paper"}, {"font": {}, "showarrow": false, "text": "Agegroup=10대", "x": 0.89, "xanchor": "center", "xref": "paper", "y": 1.0, "yanchor": "bottom", "yref": "paper"}, {"font": {}, "showarrow": false, "text": "Gender=Female", "textangle": 90, "x": 0.98, "xanchor": "left", "xref": "paper", "y": 0.2425, "yanchor": "middle", "yref": "paper"}, {"font": {}, "showarrow": false, "text": "Gender=Male", "textangle": 90, "x": 0.98, "xanchor": "left", "xref": "paper", "y": 0.7575, "yanchor": "middle", "yref": "paper"}], "legend": {"title": {"text": "Workout_Type"}, "tracegroupgap": 0}, "title": {"text": "운동 형태 별 지속 시간과 칼로리 소모량 (성별, 연령대 별)"}}}
